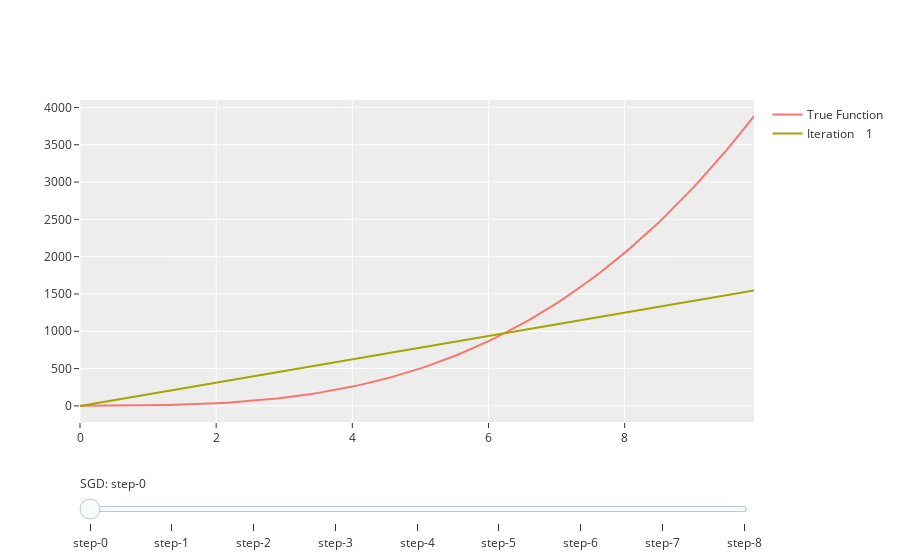

Notebook cell for this chart:
### Markdown cell above
$$ \theta*{t+1} = \theta_t - \alpha D*\theta \text{MSE} $$

### Code cell
alpha = 0.01
theta = random.uniform(key)
n_iterations = 20
fig = go.Figure()
steps = []
x = jnp.arange(0, 10, 0.1)


def f(x):
    return 4 * x**3 + 3


print(f"Initial theta: {theta}")

fig.add_trace(go.Scatter(visible=False, name="True Function", x=x, y=f(x)))

prev_loss = 0
for i in range(n_iterations):
    ###########################################################################
    theta -= alpha * mean_squared_error_d_theta(theta, x, f(x))
    loss = mean_squared_error(theta, x, f(x)).item()
    if jnp.abs(loss - prev_loss) < 1e-6:
        print(f"Converged at iteration {i + 1}")
        break
    prev_loss = loss
    ###########################################################################
    fig.add_trace(
        go.Scatter(visible=False, name=f"Iteration {(i + 1):4d}", x=x, y=theta * x)
    )
    step = dict(
        method="update",
        args=[
            {"visible": [False] * (n_iterations + 1)},
            {"title": "SGD Iteration: " + str(i + 1)},
        ],
    )
    step["args"][0]["visible"][0] = True
    step["args"][0]["visible"][i + 1] = True
    steps.append(step)
    ###########################################################################
    print(f"Iteration {(i + 1):4d}: y_pred = [{theta:.3f}][x1].T, loss = {loss:.3f}")

sliders = [
    dict(
        active=n_iterations,
        currentvalue={"prefix": "SGD: "},
        pad={"t": 50},
        steps=steps,
    )
]

fig.data[0].visible = True
fig.data[1].visible = True
fig.update_layout(sliders=sliders)
fig.show()
